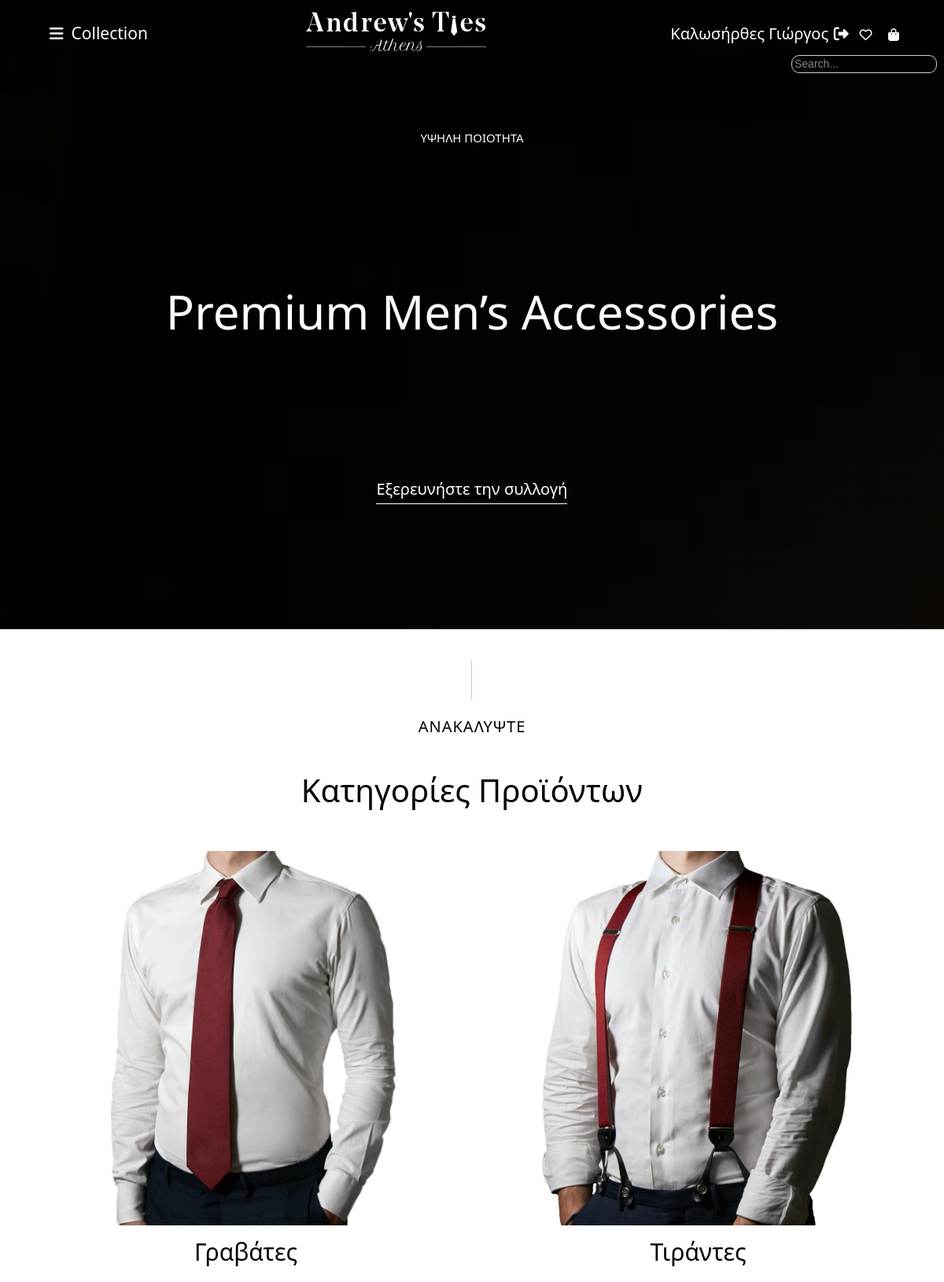
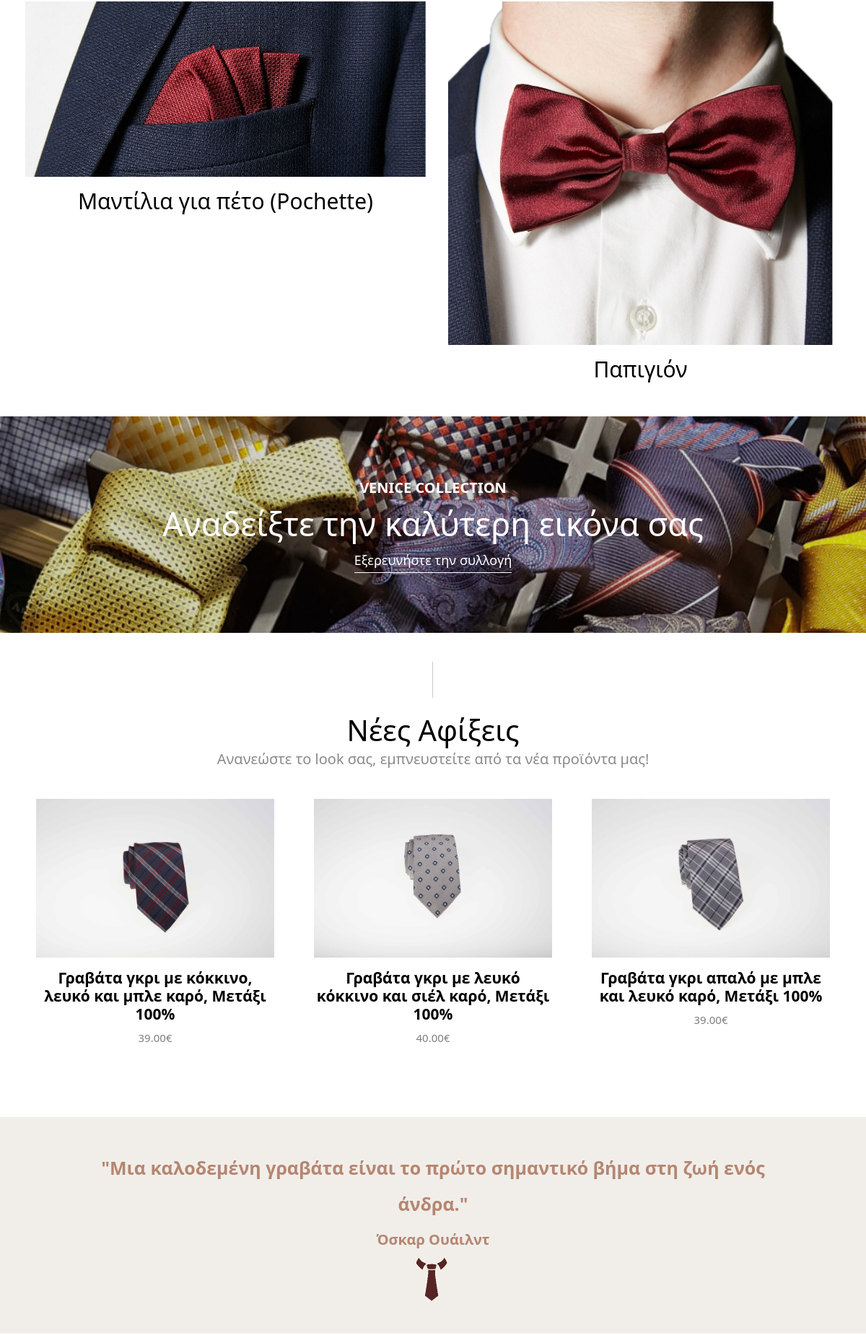
Page /index.php (signed in, upper part) on the committed database (2 pictures, top to bottom).
### tables this page shows
CREATE TABLE `sub_category` (
  `id` int(10) NOT NULL,
  `sub_category_name` varchar(50) NOT NULL,
  `sub_category_alias` varchar(50) NOT NULL,
  `sub_category_photo` varchar(100) NOT NULL,
  `sub_category_sort` tinyint(3) NOT NULL,
  `category_id` int(10) NOT NULL
);

CREATE TABLE `products` (
  `product_id` int(11) NOT NULL,
  `product_name` varchar(100) NOT NULL,
  `product_alias` varchar(100) NOT NULL,
  `product_small_description` varchar(256) NOT NULL,
  `product_description` varchar(512) NOT NULL,
  `product_price` float NOT NULL,
  `product_sub_category_id` int(11) NOT NULL,
  `product_sale` float NOT NULL,
  `product_photo_url` varchar(100) NOT NULL,
  `product_quantity` int(11) NOT NULL,
  `product_sku` varchar(20) NOT NULL
);

### resourses/categories.php (the view)
<?php
    $sql = "SELECT `id`, `sub_category_name`,`sub_category_alias`, `sub_category_photo` FROM `sub_category`";
    $twoRows = query($sql);
?>
<section class="categories-wraper">
    <div class="products-categories-container">
        <div class="products-categories-row">
            <div class="products-categories-row-box">
                <?php  while($categoryRow = fetch_assoc($twoRows)): ?>
                    <div class="products-categories-row-category">
                        <div class="products-categories-row-box-photo">
                            <a href="products.php?category=<?=$categoryRow['sub_category_alias']; ?>"><img src="<?= $categoryRow['sub_category_photo']; ?>" alt="<?= $categoryRow['sub_category_name']; ?>">
                            <h3><?= $categoryRow['sub_category_name']; ?></h3></a>
                        </div>
                    </div>
                <?php endwhile; ?>
            </div>
       </div>
    </div>
</section>

### resourses/functions.php (shortened to what this page needs)
<?php
    function query($sql){
        global $connection;
        $query = mysqli_query($connection, $sql);
        return $query;
    }
    function fetch_assoc($query){
        $result = mysqli_fetch_assoc($query);
        return $result;
    }
    function newEntries(){
        $sql = "SELECT `product_id`, `product_photo_url`, `product_name`, `product_price` , `product_alias` FROM products WHERE `product_sub_category_id` = 1 ORDER BY RAND() LIMIT 3";
        $result = query($sql);
        while($randomPro = fetch_assoc($result)){
            $product =<<<PRD
            <div class="random-row-products-photo">
               <a href="product.php?id={$randomPro['product_id']}"><img src={$randomPro['product_photo_url']} alt="{$randomPro['product_name']}>">
                <h3>{$randomPro['product_name']}</h3></a>
                <p>{$randomPro['product_price']}.00&euro;</p>
            </div>
PRD;
        echo $product;
        }
    }
?>

### css/style.css (style rules this page uses)
* { box-sizing: border-box; margin: 0; padding: 0; }
body { font-family: "Noto Sans"; }
@media screen and (min-width: 828px) { .products-categories-row-category { width: 50%; } }
@media screen and (min-width: 828px) { .random-row-products-photo { width:30%; } }
.categories-wraper { display:flex; width: 100%; }
.products-categories-container { display:flex; width: 100%; justify-content: center; }
.products-categories-row { display:flex; width: calc(100% - 5rem); }
.products-categories-row-box { display:flex; flex-wrap: wrap; justify-content:center; margin-bottom: 1rem; }
.products-categories-row-category { flex-direction: column; text-align: center; padding: 1rem; overflow: hidden; }
.products-categories-row-box-photo img { max-width: 100%; height: auto; transition: all .5s; overflow: hidden; }
.products-categories-row-box-photo h3 { font-size: 3rem; font-weight: 400; margin-top: 1rem; color: #000; }
.products-categories-row-box-photo a { text-decoration: none; }
.random-row-products-photo { display:flex; flex-direction: column; text-align: center; margin-top: 3.5rem; }
.random-row-products-photo > a { text-decoration: none; }
.random-row-products-photo img { max-width:100%; height: auto; }
.random-row-products-photo h3 { font-size: 2.1rem; line-height: 2.5rem; color: #000; }
.random-row-products-photo p { font-size: 1.5rem; color: rgb(126, 126, 126); }

### css/sign.css (style rules this page uses)
* { box-sizing: border-box; margin: 0; padding: 0; }
html { font-size: 62.5%; }
body { font-family: 'Segoe UI', Tahoma, Geneva, Verdana, sans-serif; }
::placeholder { color: #87867d; font-size: 1.4rem; }

### rows in the picture
sub_category: sub_category_photo (picture), sub_category_name "Γραβάτες"
sub_category: sub_category_photo (picture), sub_category_name "Τιράντες"
sub_category: sub_category_photo (picture), sub_category_name "Μαντίλια για πέτο (Pochette)"
sub_category: sub_category_photo (picture), sub_category_name "Παπιγιόν"
products: product_photo_url (picture), product_name "Γραβάτα γκρι με κόκκινο, λευκό και μπλε καρό, Μετάξι 100%", product_price "39"
products: product_photo_url (picture), product_name "Γραβάτα γκρι με λευκό κόκκινο και σιέλ καρό, Μετάξι 100%", product_price "40"
products: product_photo_url (picture), product_name "Γραβάτα γκρι απαλό με μπλε και λευκό καρό, Μετάξι 100%", product_price "39"

### other values in the picture
$_SESSION['user_first_name'] "Γιώργος"
